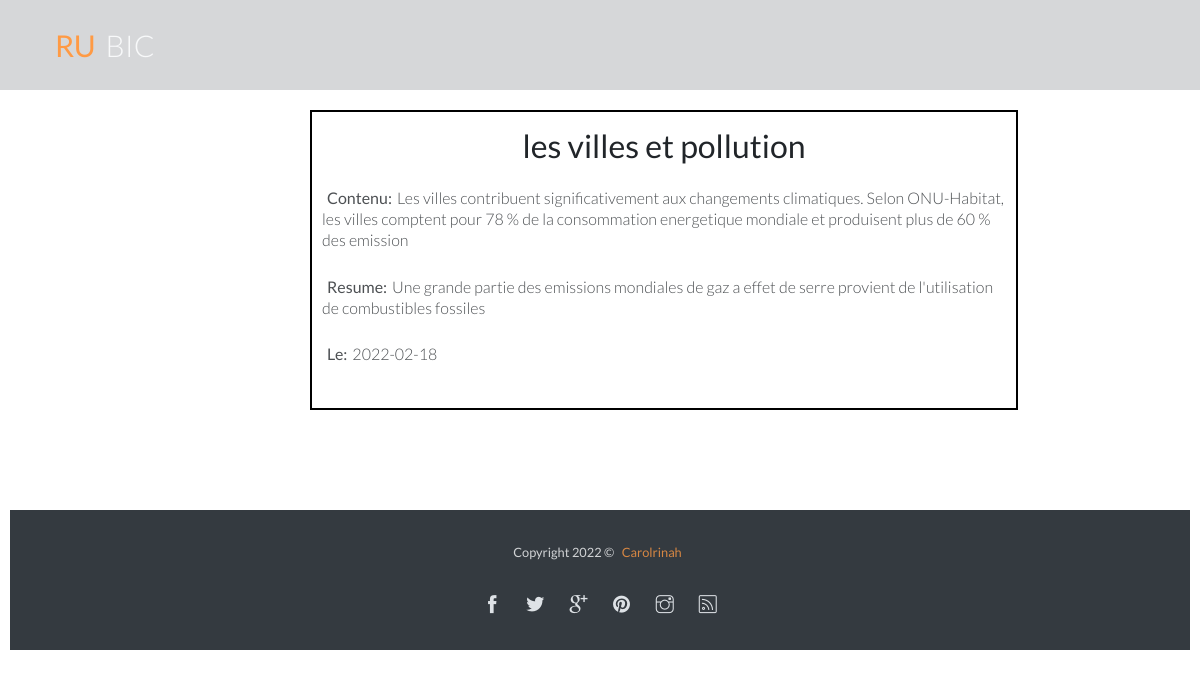
Page /detail.php?idContenu=2 on the committed database.
### tables this page shows
create table Contenu(
	idContenu int not null AUTO_INCREMENT,
	Contenu varchar(200),
	resume varchar(200),
	dateContenu date,
	titre varchar(200),
	url varchar(100),
	primary key(idContenu)
);

### connexion.php (called while the page is built)
<?php
function connecter(){
	$connection = mysqli_connect("mysql-informer.alwaysdata.net", "informer_base", "bemazavasalohy0809", "informer_basevavao");
	return $connection;
}
?>

### detail.php (the view, shortened to what this page needs)
<?php
  $idContenu=$_GET['idContenu'];
  include "connexion.php";
  $sql='SELECT * from contenu where idContenu='.$idContenu;
  $sql=sprintf($sql);
  $resultat=mysqli_query(connecter(),$sql);
 ?>
<!DOCTYPE html>
<html lang="en">
<head>
    <link rel="stylesheet" href="assets/vendors/themify-icons/css/themify-icons.css">
	<link rel="stylesheet" href="assets/css/rubic.css">
</head>
<body data-spy="scroll" data-target=".navbar" data-offset="40" id="home">
    <nav id="scrollspy" class="navbar page-navbar navbar-dark navbar-expand-md fixed-top" data-spy="affix" data-offset-top="20">
        <div class="container">
            <a class="navbar-brand" href="#"><strong class="text-primary">RU</strong><span class="text-light">BIC</span></a>
        </div>
    </nav>
    <section class="section">
        <div class="container1">
         <?php
    while ($contenu=mysqli_fetch_assoc($resultat)) {?>
      <center>
      <h2><?php echo $contenu['titre']?></h2>
       </center>
      <p><b>Contenu:</b><?php echo $contenu['Contenu'] ?></p>
      <p><b>Resume:</b><?php echo $contenu['resume'] ?></p>
      <p><b>Le:</b><?php echo $contenu['dateContenu']?></p>
      <?php }
  ?>
            </div>
    </section>
    <footer class="footer py-4 bg-dark text-light">
        <div class="container text-center">
            <p class="mb-4 small">Copyright <script>document.write(new Date().getFullYear())</script> &copy; <a href="http://www.devcrud.com">Carolrinah</a></p>
            <div class="social-links">
                <a href="javascript:void(0)" class="link"><i class="ti-facebook"></i></a>
                <a href="javascript:void(0)" class="link"><i class="ti-twitter-alt"></i></a>
                <a href="javascript:void(0)" class="link"><i class="ti-google"></i></a>
                <a href="javascript:void(0)" class="link"><i class="ti-pinterest-alt"></i></a>
                <a href="javascript:void(0)" class="link"><i class="ti-instagram"></i></a>
                <a href="javascript:void(0)" class="link"><i class="ti-rss"></i></a>
            </div>
        </div>
    </footer>
</body>
</html>

### detail.php (style rules this page uses)
* { border:10px; padding:5px; }
.container1 { border: solid 2px black; width:60%; height:300px; margin-left:300px; }

### rows in the picture
contenu: titre "les villes et pollution", Contenu "Les villes contribuent significativement aux changements climatiques. Selon ONU-Habitat, les villes comptent pour 78 % de la consommation energetique mondiale et produisent plus de 60 % des emission", resume "Une grande partie des emissions mondiales de gaz a effet de serre provient de l'utilisation de combustibles fossiles", dateContenu "2022-02-18"
